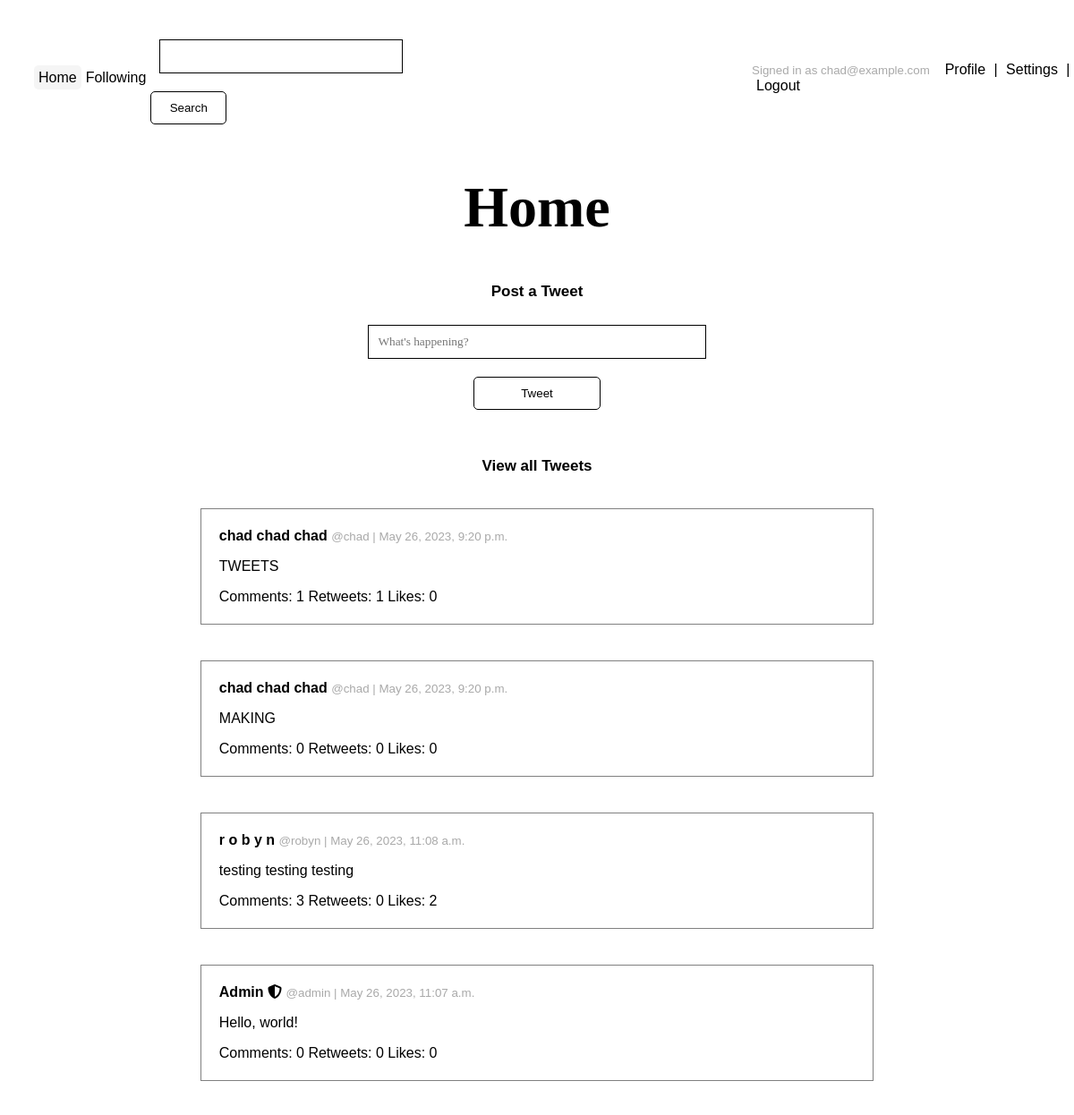
Before: / (signed in, upper part) with the older database file.
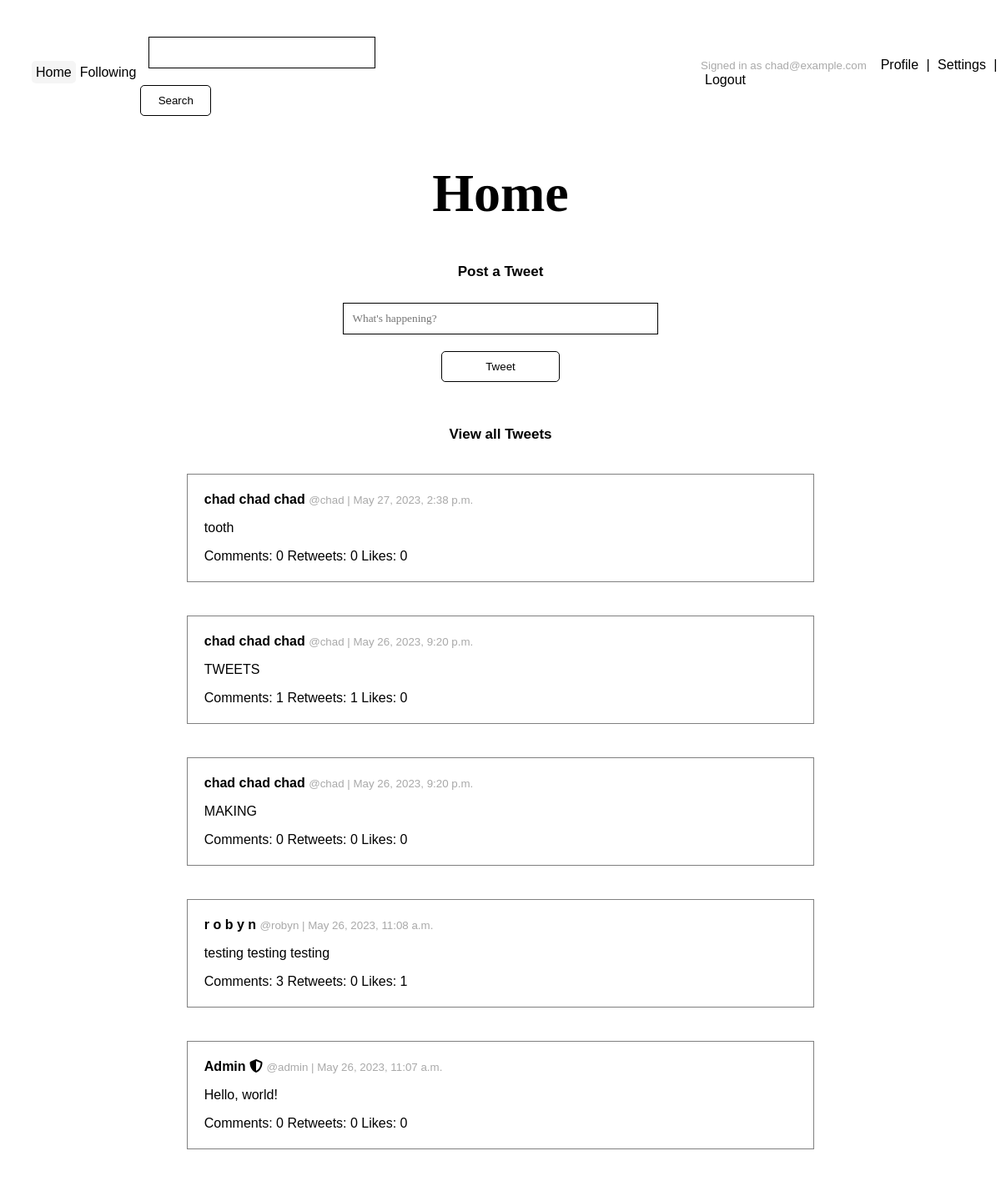
After: the same page with the newer database file.
### tweets/models.py (models this page shows)
class Tweet(models.Model):
    text = models.CharField(max_length=144)
    date = models.DateTimeField(default=timezone.now)
    likes = models.ManyToManyField(User, blank=True, related_name='likes')
    user = models.ForeignKey(User, on_delete=models.CASCADE)
    class Meta:
        ordering = ["-date"]
    def __str__(self):
        return self.text

### users/models.py (models this page shows, shortened)
class Profile(models.Model):
    user = models.OneToOneField(User, on_delete=models.CASCADE)
    bio = models.TextField(default="")
    display_name = models.CharField(default="", max_length=150)
    location = models.CharField(blank=True, max_length=150)
    followers = models.ManyToManyField(User, blank=True, related_name='followers')
    following = models.ManyToManyField(User, blank=True, related_name='following')

### tweets/views.py (the view)
# urls.py: path('', views.index, name='tweets'),
@login_required
def index(request):
    tweets = Tweet.objects.all()
    return render(request, 'tweets/tweets.html', {"title": "Home", "tweets": tweets})

### templates/tweets/tweets.html (shortened to what this page needs)
{% extends '../base.html' %}
{% block content %}
{% if user.is_authenticated %}
<div class="post-tweet center width-100">
    <p class="subtitle">Post a Tweet</p>
    <form action="{% url 'post' %}" method="post">
        <input class="tweet text-input" type="text" name="text" id="text" placeholder="What's happening?" maxlength="144" required>
        <button class="main" type="submit" title="Post Tweet">Tweet</button>
    </form>
</div>
<br><br>
{% endif %}
<div class="tweets-list center width-100">
    <p class="subtitle">View all Tweets</p>
      {% if tweets %}
          {% for tweet in tweets %}
                {% include "tweets/tweet.html" %}
          {% endfor %}
      {% else %}
          <p class="faded">No tweets found</p>
      {% endif %}
</div>
{% endblock %}

### templates/tweets/tweet.html
<div class="tweet-card width-100">
    <a class="profile-link" href="{% url 'profile_public' tweet.user.id %}">
        <p>
            <strong>
                {{ tweet.user.profile.display_name }}
                {% if tweet.user.is_superuser %}
                    <i title="Admin" class="fa-solid fa-shield-halved"></i>
                {% endif %}
            </strong>
            <small>@{{ tweet.user }} | {{ tweet.date }}</small>
        </p>
    </a>
    <a class="tweet-link" href="{% url 'tweet' tweet.id %}">
        <p>{{ tweet }}</p>
        <p>
            Comments: {{ tweet.comment_set.count }}
            Retweets: {{ tweet.retweet_set.count }}
            Likes: {{ tweet.likes.count }}
        </p>
    </a>
</div>

Changed rows visible on the page:
added Tweet: user.profile.display_name "chad chad chad", user "chad", date "May 27, 2023, 2:38 p.m.", text "tooth", comment_set.count "0", retweet_set.count "0", likes.count "0"
computed for Tweet "testing testing testing": likes.count "2" → "1"
